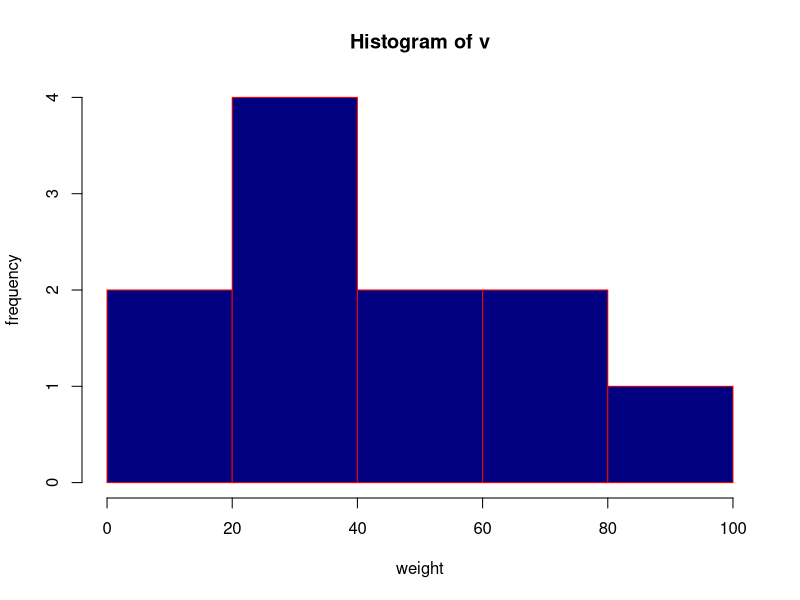
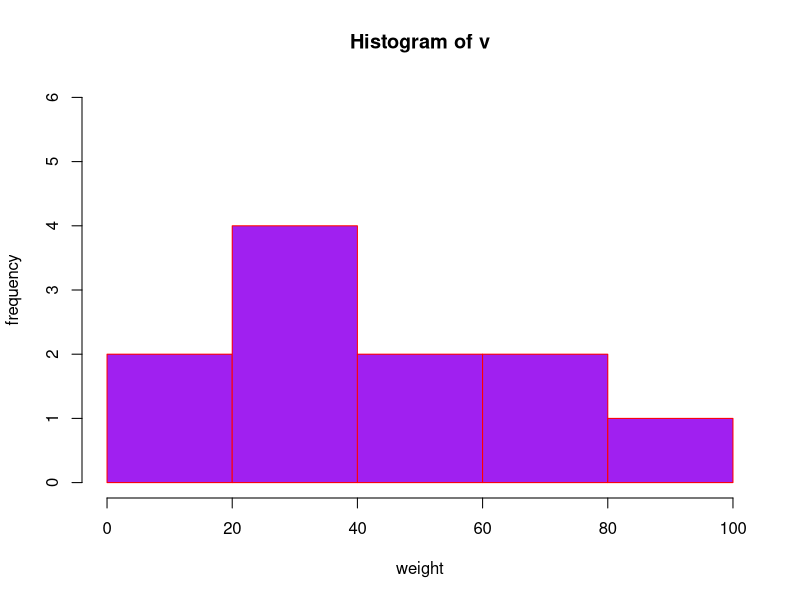

Generate these figures, in order, with R:

# histogram (frequency)(no gaps between bars)---------------------------------------------------------------

# A histogram contains a rectangular area to display the statistical information which is proportional
# to the frequency of a variable and its width in successive numerical intervals. A graphical representation 
# that manages a group of data points into different specified ranges.
# It has a special feature that shows no gaps between the bars and is similar to a vertical bar graph.


# Syntax: hist(v, main, xlab, xlim, ylim, breaks, col, border)

# Parameters: 

#   v: This parameter contains numerical values used in histogram.
# main: This parameter main is the title of the chart.
# col: This parameter is used to set color of the bars.
# xlab: This parameter is the label for horizontal axis.
# border: This parameter is used to set border color of each bar.
# xlim: This parameter is used for plotting values of x-axis.
# ylim: This parameter is used for plotting values of y-axis.
# breaks: This parameter is used as width of each bar.




v <- c(15,26,48,36,12,43,69,78,85,25,36)
hist(v,xlab="weight",ylab="frequency",col="navyblue",border="red")


# use of xlim and ylim ----------------------------------------------------

v <- c(15,26,48,36,12,43,69,78,85,25,36)
hist(v,xlab="weight",ylab="frequency",col="purple",border="red",xlim=c(0,100),ylim=c(0,6),breaks=5)










